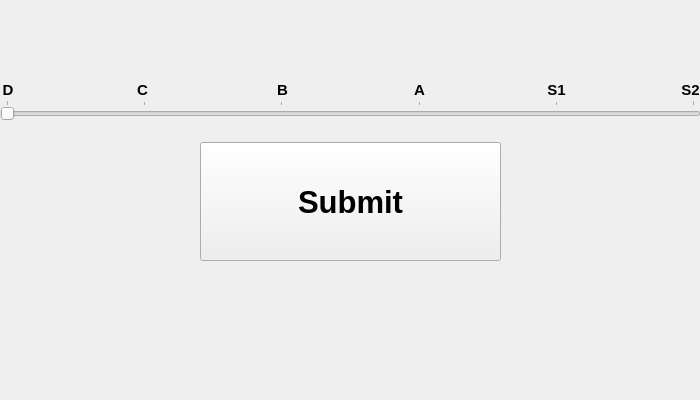
<?xml version="1.0" encoding="UTF-8"?>
<ui version="4.0">
 <class>ForzaHorizon5Randomizer</class>
 <widget class="QWidget" name="ForzaHorizon5Randomizer">
  <property name="geometry">
   <rect>
    <x>0</x>
    <y>0</y>
    <width>700</width>
    <height>400</height>
   </rect>
  </property>
  <property name="sizePolicy">
   <sizepolicy hsizetype="Fixed" vsizetype="Fixed">
    <horstretch>0</horstretch>
    <verstretch>0</verstretch>
   </sizepolicy>
  </property>
  <property name="minimumSize">
   <size>
    <width>700</width>
    <height>400</height>
   </size>
  </property>
  <property name="maximumSize">
   <size>
    <width>700</width>
    <height>400</height>
   </size>
  </property>
  <property name="windowTitle">
   <string>Form</string>
  </property>
  <widget class="QWidget" name="verticalLayoutWidget">
   <property name="geometry">
    <rect>
     <x>0</x>
     <y>100</y>
     <width>701</width>
     <height>301</height>
    </rect>
   </property>
   <layout class="QVBoxLayout" name="verticalLayout">
    <property name="spacing">
     <number>22</number>
    </property>
    <item>
     <widget class="QSlider" name="slider">
      <property name="sizePolicy">
       <sizepolicy hsizetype="Minimum" vsizetype="Maximum">
        <horstretch>0</horstretch>
        <verstretch>0</verstretch>
       </sizepolicy>
      </property>
      <property name="autoFillBackground">
       <bool>false</bool>
      </property>
      <property name="minimum">
       <number>1</number>
      </property>
      <property name="maximum">
       <number>6</number>
      </property>
      <property name="singleStep">
       <number>1</number>
      </property>
      <property name="sliderPosition">
       <number>1</number>
      </property>
      <property name="orientation">
       <enum>Qt::Horizontal</enum>
      </property>
      <property name="invertedAppearance">
       <bool>false</bool>
      </property>
      <property name="invertedControls">
       <bool>false</bool>
      </property>
      <property name="tickPosition">
       <enum>QSlider::TicksAbove</enum>
      </property>
      <property name="tickInterval">
       <number>1</number>
      </property>
     </widget>
    </item>
    <item>
     <layout class="QHBoxLayout" name="horizontalLayout">
      <item>
       <spacer name="horizontalSpacer">
        <property name="orientation">
         <enum>Qt::Horizontal</enum>
        </property>
        <property name="sizeType">
         <enum>QSizePolicy::Minimum</enum>
        </property>
        <property name="sizeHint" stdset="0">
         <size>
          <width>200</width>
          <height>20</height>
         </size>
        </property>
       </spacer>
      </item>
      <item>
       <widget class="QPushButton" name="button">
        <property name="sizePolicy">
         <sizepolicy hsizetype="Minimum" vsizetype="Preferred">
          <horstretch>0</horstretch>
          <verstretch>0</verstretch>
         </sizepolicy>
        </property>
        <property name="font">
         <font>
          <pointsize>23</pointsize>
          <italic>false</italic>
          <bold>true</bold>
          <underline>false</underline>
         </font>
        </property>
        <property name="text">
         <string>Submit</string>
        </property>
       </widget>
      </item>
      <item>
       <spacer name="horizontalSpacer_2">
        <property name="orientation">
         <enum>Qt::Horizontal</enum>
        </property>
        <property name="sizeType">
         <enum>QSizePolicy::Preferred</enum>
        </property>
        <property name="sizeHint" stdset="0">
         <size>
          <width>200</width>
          <height>20</height>
         </size>
        </property>
       </spacer>
      </item>
     </layout>
    </item>
    <item>
     <layout class="QHBoxLayout" name="horizontalLayout_3">
      <item>
       <widget class="QLabel" name="result">
        <property name="font">
         <font>
          <pointsize>26</pointsize>
          <italic>true</italic>
          <bold>false</bold>
         </font>
        </property>
        <property name="autoFillBackground">
         <bool>false</bool>
        </property>
        <property name="text">
         <string/>
        </property>
        <property name="alignment">
         <set>Qt::AlignCenter</set>
        </property>
       </widget>
      </item>
      <item>
       <layout class="QVBoxLayout" name="verticalLayout_2">
        <item>
         <widget class="QLabel" name="settings">
          <property name="font">
           <font>
            <pointsize>12</pointsize>
            <bold>true</bold>
           </font>
          </property>
          <property name="text">
           <string/>
          </property>
          <property name="alignment">
           <set>Qt::AlignCenter</set>
          </property>
         </widget>
        </item>
       </layout>
      </item>
     </layout>
    </item>
   </layout>
  </widget>
  <widget class="QLabel" name="dclass">
   <property name="geometry">
    <rect>
     <x>0</x>
     <y>80</y>
     <width>16</width>
     <height>21</height>
    </rect>
   </property>
   <property name="text">
    <string>&lt;html&gt;&lt;head/&gt;&lt;body&gt;&lt;p&gt;&lt;span style=&quot; font-size:11pt; font-weight:700;&quot;&gt;D&lt;/span&gt;&lt;/p&gt;&lt;/body&gt;&lt;/html&gt;</string>
   </property>
   <property name="alignment">
    <set>Qt::AlignCenter</set>
   </property>
  </widget>
  <widget class="QLabel" name="cclass">
   <property name="geometry">
    <rect>
     <x>132</x>
     <y>80</y>
     <width>21</width>
     <height>21</height>
    </rect>
   </property>
   <property name="text">
    <string>&lt;html&gt;&lt;head/&gt;&lt;body&gt;&lt;p&gt;&lt;span style=&quot; font-size:11pt; font-weight:700;&quot;&gt;C&lt;/span&gt;&lt;/p&gt;&lt;/body&gt;&lt;/html&gt;</string>
   </property>
   <property name="alignment">
    <set>Qt::AlignCenter</set>
   </property>
  </widget>
  <widget class="QLabel" name="bclass">
   <property name="geometry">
    <rect>
     <x>272</x>
     <y>80</y>
     <width>21</width>
     <height>21</height>
    </rect>
   </property>
   <property name="text">
    <string>&lt;html&gt;&lt;head/&gt;&lt;body&gt;&lt;p&gt;&lt;span style=&quot; font-size:11pt; font-weight:700;&quot;&gt;B&lt;/span&gt;&lt;/p&gt;&lt;/body&gt;&lt;/html&gt;</string>
   </property>
   <property name="alignment">
    <set>Qt::AlignCenter</set>
   </property>
  </widget>
  <widget class="QLabel" name="aclass">
   <property name="geometry">
    <rect>
     <x>409</x>
     <y>80</y>
     <width>21</width>
     <height>21</height>
    </rect>
   </property>
   <property name="text">
    <string>&lt;html&gt;&lt;head/&gt;&lt;body&gt;&lt;p&gt;&lt;span style=&quot; font-size:11pt; font-weight:700;&quot;&gt;A&lt;/span&gt;&lt;/p&gt;&lt;/body&gt;&lt;/html&gt;</string>
   </property>
   <property name="alignment">
    <set>Qt::AlignCenter</set>
   </property>
  </widget>
  <widget class="QLabel" name="s1class">
   <property name="geometry">
    <rect>
     <x>541</x>
     <y>80</y>
     <width>31</width>
     <height>21</height>
    </rect>
   </property>
   <property name="text">
    <string>&lt;html&gt;&lt;head/&gt;&lt;body&gt;&lt;p&gt;&lt;span style=&quot; font-size:11pt; font-weight:700;&quot;&gt;S1&lt;/span&gt;&lt;/p&gt;&lt;/body&gt;&lt;/html&gt;</string>
   </property>
   <property name="alignment">
    <set>Qt::AlignCenter</set>
   </property>
  </widget>
  <widget class="QLabel" name="s2class">
   <property name="geometry">
    <rect>
     <x>680</x>
     <y>80</y>
     <width>21</width>
     <height>21</height>
    </rect>
   </property>
   <property name="text">
    <string>&lt;html&gt;&lt;head/&gt;&lt;body&gt;&lt;p&gt;&lt;span style=&quot; font-size:11pt; font-weight:700;&quot;&gt;S2&lt;/span&gt;&lt;/p&gt;&lt;/body&gt;&lt;/html&gt;</string>
   </property>
   <property name="alignment">
    <set>Qt::AlignCenter</set>
   </property>
  </widget>
 </widget>
 <resources/>
 <connections/>
</ui>
